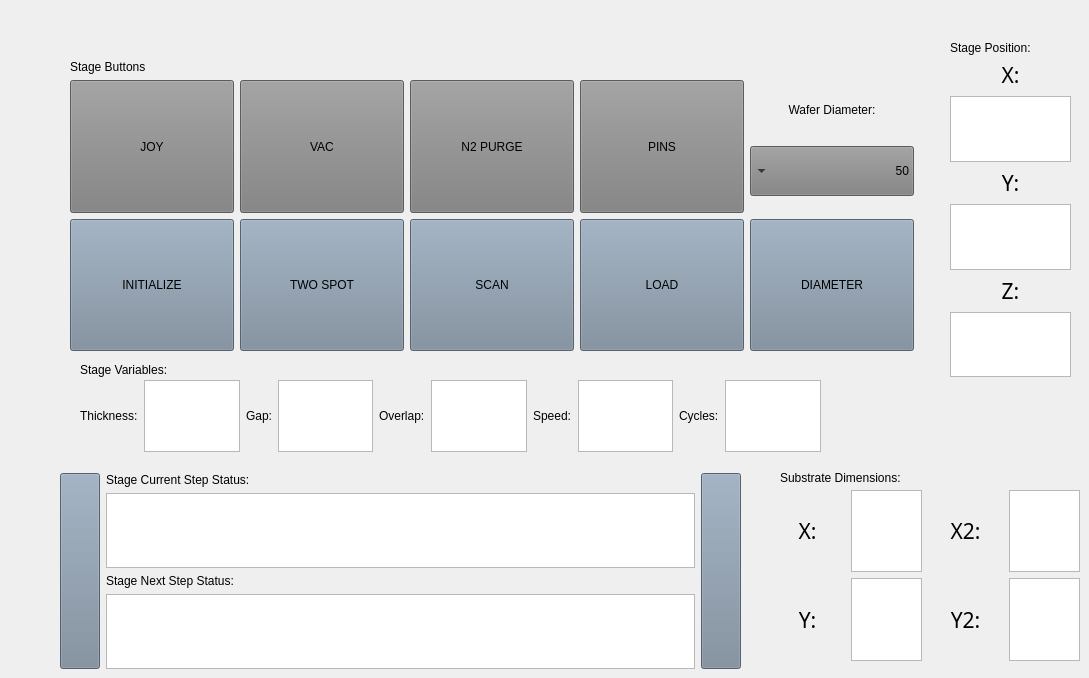
    <widget class="QWidget" name="axis">
     <attribute name="icon">
      <iconset theme="applications-development">
       <normaloff>.</normaloff>.</iconset>
     </attribute>
     <attribute name="title">
      <string>3 Axis Stage Controls</string>
     </attribute>
     <widget class="QLabel" name="label_39">
      <property name="geometry">
       <rect>
        <x>80</x>
        <y>360</y>
        <width>111</width>
        <height>20</height>
       </rect>
      </property>
      <property name="text">
       <string>Stage Variables:</string>
      </property>
     </widget>
     <widget class="QWidget" name="gridLayoutWidget">
      <property name="geometry">
       <rect>
        <x>70</x>
        <y>60</y>
        <width>844</width>
        <height>291</height>
       </rect>
      </property>
      <layout class="QGridLayout" name="gridLayout">
       <item row="3" column="0">
        <widget class="QPushButton" name="init_button_dup">
         <property name="sizePolicy">
          <sizepolicy hsizetype="Minimum" vsizetype="MinimumExpanding">
           <horstretch>0</horstretch>
           <verstretch>0</verstretch>
          </sizepolicy>
         </property>
         <property name="styleSheet">
          <string notr="true">QPushButton {
background-color: rgb(119, 136, 153);
font: 18pt &quot;Ubuntu Bold&quot;;
}</string>
         </property>
         <property name="text">
          <string>INITIALIZE</string>
         </property>
        </widget>
       </item>
       <item row="2" column="3">
        <widget class="QPushButton" name="Stagepins_button_dup">
         <property name="sizePolicy">
          <sizepolicy hsizetype="Minimum" vsizetype="MinimumExpanding">
           <horstretch>0</horstretch>
           <verstretch>0</verstretch>
          </sizepolicy>
         </property>
         <property name="styleSheet">
          <string notr="true">QPushButton {background-color: gray;
font: 18pt &quot;Ubuntu Bold&quot;;
}</string>
         </property>
         <property name="text">
          <string>PINS</string>
         </property>
         <property name="checkable">
          <bool>true</bool>
         </property>
        </widget>
       </item>
       <item row="0" column="0">
        <widget class="QLabel" name="label_45">
         <property name="text">
          <string>Stage Buttons</string>
         </property>
        </widget>
       </item>
       <item row="3" column="4">
        <widget class="QPushButton" name="diameter_button_dup">
         <property name="sizePolicy">
          <sizepolicy hsizetype="Minimum" vsizetype="MinimumExpanding">
           <horstretch>0</horstretch>
           <verstretch>0</verstretch>
          </sizepolicy>
         </property>
         <property name="styleSheet">
          <string notr="true">QPushButton {
background-color: rgb(119, 136, 153);
font: 18pt &quot;Ubuntu Bold&quot;;
}</string>
         </property>
         <property name="text">
          <string>DIAMETER</string>
         </property>
        </widget>
       </item>
       <item row="3" column="3">
        <widget class="QPushButton" name="Home_button_dup">
         <property name="sizePolicy">
          <sizepolicy hsizetype="Minimum" vsizetype="MinimumExpanding">
           <horstretch>0</horstretch>
           <verstretch>0</verstretch>
          </sizepolicy>
         </property>
         <property name="styleSheet">
          <string notr="true">QPushButton {
background-color: rgb(119, 136, 153);
font: 18pt &quot;Ubuntu Bold&quot;;
}</string>
         </property>
         <property name="text">
          <string>LOAD</string>
         </property>
        </widget>
       </item>
       <item row="3" column="1">
        <widget class="QPushButton" name="twospot_button_dup">
         <property name="sizePolicy">
          <sizepolicy hsizetype="Minimum" vsizetype="MinimumExpanding">
           <horstretch>0</horstretch>
           <verstretch>0</verstretch>
          </sizepolicy>
         </property>
         <property name="styleSheet">
          <string notr="true">QPushButton {
background-color: rgb(119, 136, 153);
font: 18pt &quot;Ubuntu Bold&quot;;
}</string>
         </property>
         <property name="text">
          <string>TWO SPOT</string>
         </property>
        </widget>
       </item>
       <item row="3" column="2">
        <widget class="QPushButton" name="scan_button_dup">
         <property name="sizePolicy">
          <sizepolicy hsizetype="Minimum" vsizetype="MinimumExpanding">
           <horstretch>0</horstretch>
           <verstretch>0</verstretch>
          </sizepolicy>
         </property>
         <property name="styleSheet">
          <string notr="true">QPushButton {
background-color: rgb(119, 136, 153);
font: 18pt &quot;Ubuntu Bold&quot;;
}</string>
         </property>
         <property name="text">
          <string>SCAN</string>
         </property>
        </widget>
       </item>
       <item row="2" column="1">
        <widget class="QPushButton" name="vac_button_dup">
         <property name="sizePolicy">
          <sizepolicy hsizetype="Minimum" vsizetype="MinimumExpanding">
           <horstretch>0</horstretch>
           <verstretch>0</verstretch>
          </sizepolicy>
         </property>
         <property name="styleSheet">
          <string notr="true">QPushButton {
background-color: gray;
font: 18pt &quot;Ubuntu Bold&quot;;
}</string>
         </property>
         <property name="text">
          <string>VAC</string>
         </property>
         <property name="checkable">
          <bool>true</bool>
         </property>
        </widget>
       </item>
       <item row="2" column="2">
        <widget class="QPushButton" name="n2_purge_button_dup">
         <property name="sizePolicy">
          <sizepolicy hsizetype="Minimum" vsizetype="MinimumExpanding">
           <horstretch>0</horstretch>
           <verstretch>0</verstretch>
          </sizepolicy>
         </property>
         <property name="styleSheet">
          <string notr="true">QPushButton {
background-color: gray;
font: 18pt &quot;Ubuntu Bold&quot;;
}</string>
         </property>
         <property name="text">
          <string>N2 PURGE</string>
         </property>
         <property name="checkable">
          <bool>true</bool>
         </property>
        </widget>
       </item>
       <item row="2" column="4">
        <layout class="QVBoxLayout" name="verticalLayout_14">
         <item>
          <widget class="QLabel" name="label_33">
           <property name="sizePolicy">
            <sizepolicy hsizetype="Preferred" vsizetype="Maximum">
             <horstretch>0</horstretch>
             <verstretch>0</verstretch>
            </sizepolicy>
           </property>
           <property name="maximumSize">
            <size>
             <width>16777215</width>
             <height>30</height>
            </size>
           </property>
           <property name="styleSheet">
            <string notr="true">QLabel {
font: 18pt &quot;Ubuntu Bold&quot;;
}</string>
           </property>
           <property name="text">
            <string>Wafer Diameter:</string>
           </property>
           <property name="alignment">
            <set>Qt::AlignCenter</set>
           </property>
          </widget>
         </item>
         <item>
          <widget class="QComboBox" name="wafer_diameter_dup">
           <property name="sizePolicy">
            <sizepolicy hsizetype="Preferred" vsizetype="Maximum">
             <horstretch>0</horstretch>
             <verstretch>0</verstretch>
            </sizepolicy>
           </property>
           <property name="maximumSize">
            <size>
             <width>200</width>
             <height>50</height>
            </size>
           </property>
           <property name="layoutDirection">
            <enum>Qt::RightToLeft</enum>
           </property>
           <property name="styleSheet">
            <string notr="true">QComboBox {
background-color: gray;
font: 16pt &quot;Ubuntu Bold&quot;;
}</string>
           </property>
           <item>
            <property name="text">
             <string>50</string>
            </property>
           </item>
           <item>
            <property name="text">
             <string>100</string>
            </property>
           </item>
           <item>
            <property name="text">
             <string>200</string>
            </property>
           </item>
           <item>
            <property name="text">
             <string>300</string>
            </property>
           </item>
          </widget>
         </item>
        </layout>
       </item>
       <item row="2" column="0">
        <widget class="QPushButton" name="Joystick_button_dup">
         <property name="sizePolicy">
          <sizepolicy hsizetype="Minimum" vsizetype="MinimumExpanding">
           <horstretch>0</horstretch>
           <verstretch>0</verstretch>
          </sizepolicy>
         </property>
         <property name="styleSheet">
          <string notr="true">QPushButton {
background-color: gray;
font: 18pt &quot;Ubuntu Bold&quot;;
}</string>
         </property>
         <property name="text">
          <string>JOY</string>
         </property>
         <property name="checkable">
          <bool>true</bool>
         </property>
        </widget>
       </item>
      </layout>
     </widget>
     <widget class="QWidget" name="verticalLayoutWidget_7">
      <property name="geometry">
       <rect>
        <x>950</x>
        <y>60</y>
        <width>121</width>
        <height>317</height>
       </rect>
      </property>
      <layout class="QVBoxLayout" name="verticalLayout_10">
       <item>
        <widget class="QLabel" name="label_34">
         <property name="font">
          <font>
           <family>Century Gothic</family>
           <pointsize>16</pointsize>
          </font>
         </property>
         <property name="text">
          <string>X:</string>
         </property>
         <property name="alignment">
          <set>Qt::AlignCenter</set>
         </property>
        </widget>
       </item>
       <item>
        <widget class="QTextEdit" name="X_relative_PH_dup">
         <property name="enabled">
          <bool>true</bool>
         </property>
         <property name="styleSheet">
          <string notr="true">font: 28px;
color: rgb(52, 101, 164);</string>
         </property>
         <property name="readOnly">
          <bool>false</bool>
         </property>
        </widget>
       </item>
       <item>
        <widget class="QLabel" name="label_84">
         <property name="font">
          <font>
           <family>Century Gothic</family>
           <pointsize>16</pointsize>
          </font>
         </property>
         <property name="text">
          <string>Y:</string>
         </property>
         <property name="alignment">
          <set>Qt::AlignCenter</set>
         </property>
        </widget>
       </item>
       <item>
        <widget class="QTextEdit" name="Y_relative_PH_dup">
         <property name="enabled">
          <bool>true</bool>
         </property>
         <property name="styleSheet">
          <string notr="true">font: 28px;
color: rgb(52, 101, 164);</string>
         </property>
         <property name="readOnly">
          <bool>false</bool>
         </property>
        </widget>
       </item>
       <item>
        <widget class="QLabel" name="label_85">
         <property name="font">
          <font>
           <family>Century Gothic</family>
           <pointsize>16</pointsize>
          </font>
         </property>
         <property name="text">
          <string>Z:</string>
         </property>
         <property name="alignment">
          <set>Qt::AlignCenter</set>
         </property>
        </widget>
       </item>
       <item>
        <widget class="QTextEdit" name="Z_relative_PH_dup">
         <property name="enabled">
          <bool>true</bool>
         </property>
         <property name="styleSheet">
          <string notr="true">font: 28px;
color: rgb(52, 101, 164);</string>
         </property>
         <property name="readOnly">
          <bool>false</bool>
         </property>
        </widget>
       </item>
      </layout>
     </widget>
     <widget class="QWidget" name="horizontalLayoutWidget_3">
      <property name="geometry">
       <rect>
        <x>80</x>
        <y>380</y>
        <width>741</width>
        <height>72</height>
       </rect>
      </property>
      <layout class="QHBoxLayout" name="horizontalLayout_5">
       <item>
        <widget class="QLabel" name="label_43">
         <property name="text">
          <string>Thickness:</string>
         </property>
        </widget>
       </item>
       <item>
        <widget class="QTextEdit" name="input_thickness_dup">
         <property name="enabled">
          <bool>true</bool>
         </property>
         <property name="styleSheet">
          <string notr="true">font: 28px;
color: rgb(52, 101, 164);</string>
         </property>
         <property name="tabChangesFocus">
          <bool>false</bool>
         </property>
         <property name="readOnly">
          <bool>true</bool>
         </property>
        </widget>
       </item>
       <item>
        <widget class="QLabel" name="label_42">
         <property name="text">
          <string>Gap:</string>
         </property>
        </widget>
       </item>
       <item>
        <widget class="QTextEdit" name="input_gap_dup">
         <property name="enabled">
          <bool>true</bool>
         </property>
         <property name="styleSheet">
          <string notr="true">font: 28px;
color: rgb(52, 101, 164);</string>
         </property>
         <property name="readOnly">
          <bool>true</bool>
         </property>
        </widget>
       </item>
       <item>
        <widget class="QLabel" name="label_38">
         <property name="text">
          <string>Overlap:</string>
         </property>
        </widget>
       </item>
       <item>
        <widget class="QTextEdit" name="input_overlap_dup">
         <property name="enabled">
          <bool>true</bool>
         </property>
         <property name="styleSheet">
          <string notr="true">font: 28px;
color: rgb(52, 101, 164);</string>
         </property>
         <property name="readOnly">
          <bool>true</bool>
         </property>
        </widget>
       </item>
       <item>
        <widget class="QLabel" name="label_40">
         <property name="text">
          <string>Speed:</string>
         </property>
        </widget>
       </item>
       <item>
        <widget class="QTextEdit" name="input_speed_dup">
         <property name="enabled">
          <bool>true</bool>
         </property>
         <property name="styleSheet">
          <string notr="true">font: 28px;
color: rgb(52, 101, 164);</string>
         </property>
         <property name="readOnly">
          <bool>true</bool>
         </property>
        </widget>
       </item>
       <item>
        <widget class="QLabel" name="label_41">
         <property name="text">
          <string>Cycles:</string>
         </property>
        </widget>
       </item>
       <item>
        <widget class="QTextEdit" name="input_cycles_dup">
         <property name="enabled">
          <bool>true</bool>
         </property>
         <property name="styleSheet">
          <string notr="true">font: 28px;
color: rgb(52, 101, 164);</string>
         </property>
         <property name="readOnly">
          <bool>true</bool>
         </property>
        </widget>
       </item>
      </layout>
     </widget>
     <widget class="QWidget" name="gridLayoutWidget_2">
      <property name="geometry">
       <rect>
        <x>770</x>
        <y>490</y>
        <width>310</width>
        <height>171</height>
       </rect>
      </property>
      <layout class="QGridLayout" name="gridLayout_2">
       <item row="0" column="2">
        <widget class="QTextEdit" name="xmin_controls_dup">
         <property name="enabled">
          <bool>true</bool>
         </property>
         <property name="readOnly">
          <bool>true</bool>
         </property>
        </widget>
       </item>
       <item row="1" column="4">
        <widget class="QTextEdit" name="ymax_controls_dup">
         <property name="enabled">
          <bool>true</bool>
         </property>
         <property name="readOnly">
          <bool>true</bool>
         </property>
        </widget>
       </item>
       <item row="1" column="1">
        <widget class="QLabel" name="label_47">
         <property name="sizePolicy">
          <sizepolicy hsizetype="Minimum" vsizetype="Minimum">
           <horstretch>0</horstretch>
           <verstretch>0</verstretch>
          </sizepolicy>
         </property>
         <property name="minimumSize">
          <size>
           <width>75</width>
           <height>75</height>
          </size>
         </property>
         <property name="font">
          <font>
           <family>Century Gothic</family>
           <pointsize>16</pointsize>
          </font>
         </property>
         <property name="text">
          <string>Y:</string>
         </property>
         <property name="alignment">
          <set>Qt::AlignCenter</set>
         </property>
        </widget>
       </item>
       <item row="1" column="2">
        <widget class="QTextEdit" name="ymin_controls_dup">
         <property name="enabled">
          <bool>true</bool>
         </property>
         <property name="readOnly">
          <bool>true</bool>
         </property>
        </widget>
       </item>
       <item row="0" column="4">
        <widget class="QTextEdit" name="xmax_controls_dup">
         <property name="enabled">
          <bool>true</bool>
         </property>
         <property name="readOnly">
          <bool>true</bool>
         </property>
        </widget>
       </item>
       <item row="0" column="1">
        <widget class="QLabel" name="label_35">
         <property name="sizePolicy">
          <sizepolicy hsizetype="Minimum" vsizetype="Minimum">
           <horstretch>0</horstretch>
           <verstretch>0</verstretch>
          </sizepolicy>
         </property>
         <property name="minimumSize">
          <size>
           <width>75</width>
           <height>75</height>
          </size>
         </property>
         <property name="font">
          <font>
           <family>Century Gothic</family>
           <pointsize>16</pointsize>
          </font>
         </property>
         <property name="text">
          <string>X:</string>
         </property>
         <property name="alignment">
          <set>Qt::AlignCenter</set>
         </property>
        </widget>
       </item>
       <item row="0" column="3">
        <widget class="QLabel" name="label_44">
         <property name="sizePolicy">
          <sizepolicy hsizetype="Minimum" vsizetype="Minimum">
           <horstretch>0</horstretch>
           <verstretch>0</verstretch>
          </sizepolicy>
         </property>
         <property name="minimumSize">
          <size>
           <width>75</width>
           <height>75</height>
          </size>
         </property>
         <property name="font">
          <font>
           <family>Century Gothic</family>
           <pointsize>16</pointsize>
          </font>
         </property>
         <property name="text">
          <string>X2:</string>
         </property>
         <property name="alignment">
          <set>Qt::AlignCenter</set>
         </property>
        </widget>
       </item>
       <item row="1" column="3">
        <widget class="QLabel" name="label_48">
         <property name="sizePolicy">
          <sizepolicy hsizetype="Minimum" vsizetype="Minimum">
           <horstretch>0</horstretch>
           <verstretch>0</verstretch>
          </sizepolicy>
         </property>
         <property name="minimumSize">
          <size>
           <width>75</width>
           <height>75</height>
          </size>
         </property>
         <property name="font">
          <font>
           <family>Century Gothic</family>
           <pointsize>16</pointsize>
          </font>
         </property>
         <property name="text">
          <string>Y2:</string>
         </property>
         <property name="alignment">
          <set>Qt::AlignCenter</set>
         </property>
        </widget>
       </item>
      </layout>
     </widget>
     <widget class="QLabel" name="label_46">
      <property name="geometry">
       <rect>
        <x>780</x>
        <y>470</y>
        <width>161</width>
        <height>16</height>
       </rect>
      </property>
      <property name="text">
       <string>Substrate Dimensions:</string>
      </property>
     </widget>
     <widget class="QLabel" name="label_37">
      <property name="geometry">
       <rect>
        <x>950</x>
        <y>40</y>
        <width>119</width>
        <height>16</height>
       </rect>
      </property>
      <property name="text">
       <string>Stage Position:</string>
      </property>
     </widget>
     <widget class="QWidget" name="gridLayoutWidget_5">
      <property name="geometry">
       <rect>
        <x>60</x>
        <y>473</y>
        <width>681</width>
        <height>196</height>
       </rect>
      </property>
      <layout class="QGridLayout" name="gridLayout_5">
       <item row="0" column="1">
        <layout class="QVBoxLayout" name="verticalLayout_12">
         <item>
          <widget class="QLabel" name="label_24">
           <property name="text">
            <string>Stage Current Step Status:</string>
           </property>
          </widget>
         </item>
         <item>
          <widget class="QTextEdit" name="axisstatus_dup">
           <property name="enabled">
            <bool>true</bool>
           </property>
           <property name="readOnly">
            <bool>true</bool>
           </property>
          </widget>
         </item>
         <item>
          <widget class="QLabel" name="label_25">
           <property name="text">
            <string>Stage Next Step Status:</string>
           </property>
          </widget>
         </item>
         <item>
          <widget class="QTextEdit" name="axisstatus_2_dup">
           <property name="enabled">
            <bool>true</bool>
           </property>
           <property name="readOnly">
            <bool>true</bool>
           </property>
          </widget>
         </item>
        </layout>
       </item>
       <item row="0" column="2">
        <widget class="QPushButton" name="door2">
         <property name="sizePolicy">
          <sizepolicy hsizetype="Minimum" vsizetype="MinimumExpanding">
           <horstretch>0</horstretch>
           <verstretch>0</verstretch>
          </sizepolicy>
         </property>
         <property name="styleSheet">
          <string notr="true">QPushButton {
background-color: rgb(119, 136, 153);
font: 18pt &quot;Ubuntu Bold&quot;;
}</string>
         </property>
         <property name="text">
          <string/>
         </property>
        </widget>
       </item>
       <item row="0" column="0">
        <widget class="QPushButton" name="door1">
         <property name="enabled">
          <bool>true</bool>
         </property>
         <property name="sizePolicy">
          <sizepolicy hsizetype="Minimum" vsizetype="MinimumExpanding">
           <horstretch>0</horstretch>
           <verstretch>0</verstretch>
          </sizepolicy>
         </property>
         <property name="styleSheet">
          <string notr="true">QPushButton {
background-color: rgb(119, 136, 153);
font: 18pt &quot;Ubuntu Bold&quot;;
}</string>
         </property>
         <property name="text">
          <string/>
         </property>
        </widget>
       </item>
      </layout>
     </widget>
    </widget>
